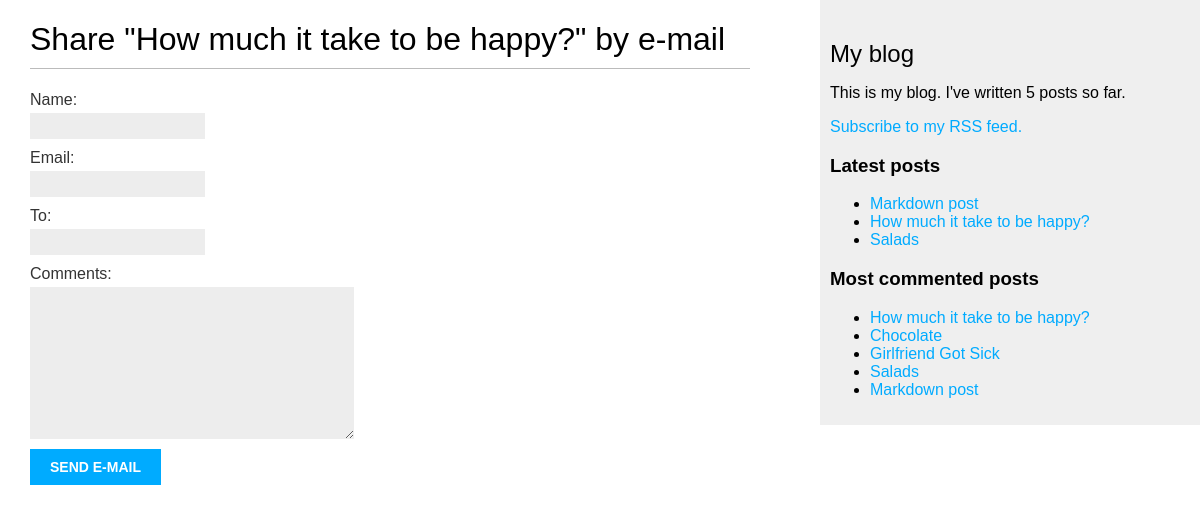
/blog_app/4/share/, run on the app's committed database.
### blog_app/models.py (models this page shows, shortened)
class Post(models.Model):
    class Status(models.TextChoices):
        DRAFT = ('DF', 'Draft')
        PUBLISHED = ('PB', 'Published')
    title = models.CharField(max_length=250)
    slug = models.SlugField(max_length=250, unique_for_date='publish')  # Слаг является уникальным для конкретной даты.
    author = models.ForeignKey(User, on_delete=models.CASCADE, related_name='blog_posts')
    body = models.TextField()
    publish = models.DateTimeField(default=timezone.now)
    created = models.DateTimeField(auto_now_add=True)
    updated = models.DateTimeField(auto_now=True)
    status = models.CharField(max_length=2, choices=Status.choices, default=Status.DRAFT)
    tags = TaggableManager()
    objects = models.Manager()
    published = PublishedManager()
    class Meta:
        ordering = ('-publish', )
        indexes = (
            models.Index(fields=['-publish']),
        )
    def get_absolute_url(self):
        return reverse('blog_app:post_detail',
                       args=[self.publish.year,
                             self.publish.month,
                             self.publish.day,
                             self.slug])

### blog_app/views.py (the view)
# urls.py: path('<int:post_id>/share/', views.post_share, name='post_share'),
def post_share(request, post_id):
    post = get_object_or_404(Post, id=post_id, status=Post.Status.PUBLISHED)
    sent = False
    if request.method == 'POST':
        form = EmailPostForm(request.POST)
        if form.is_valid():
            cd = form.cleaned_data
            post_url = request.build_absolute_uri(post.get_absolute_url())
            subject = f"{cd['name']} recommends you read {post.title}"
            message = f"Read {post.title} at {post_url}\n\n{cd['name']}'s comments: {cd['comments']}"
            send_mail(subject, message, 'dimaosipov00@gmail.com', [cd['to']])
            sent = True
    else:
        form = EmailPostForm()
    return render(request, 'blog_app/post/share.html', context={'post': post, 'form': form, 'sent': sent})

### blog_app/forms.py
class EmailPostForm(forms.Form):
    name = forms.CharField(max_length=25)
    email = forms.EmailField()
    to = forms.EmailField()
    comments = forms.CharField(widget=forms.Textarea, required=False)

### blog_app/models.py (called while the page is built)
    def get_queryset(self):
        return super().get_queryset().filter(status=Post.Status.PUBLISHED)

### blog_app/templatetags/blog_tags.py (called while the page is built)
@register.simple_tag
def total_posts():
    return Post.published.count()

@register.inclusion_tag('blog_app/post/latest_posts.html')
def show_latest_posts(count=5):
    latest_posts = Post.published.order_by('-publish')[:count]
    return {'latest_posts': latest_posts}

@register.simple_tag
def get_most_commented_posts(count=5):
    return Post.published.annotate(total_comments=Count('comments')).order_by('-total_comments')[:count]

### blog_app/templates/blog_app/post/share.html (shortened to what this page needs)
{% extends '../base.html' %}
{% block content %}
    {% if sent %}
        <h1>E-mail successfully sent</h1>
        <p>"{{ post.title }}" was successfully sent to {{ form.cleaned_data.to }}</p>
    {% else %}
        <h1>Share "{{ post.title }}" by e-mail</h1>
        <form method="post">
            {{ form.as_p }}
            <input type="submit" value="Send e-mail">
        </form>
    {% endif %}
{% endblock %}

### blog_app/templates/blog_app/base.html (shortened to what this page needs)
{% load blog_tags %}
{% load static %}
<!DOCTYPE html>
<html lang="en">
<head>
    <link href="{% static 'css/blog_app.css' %}" rel="stylesheet">
</head>
<body>
    <div id="content">
        {% block content %}
        {% endblock %}
    </div>
    <div id="sidebar">
        <h2>My blog</h2>
        <p>This is my blog. I've written {% total_posts %} posts so far.</p>
        <p><a href="{% url 'blog_app:post_feed' %}">Subscribe to my RSS feed.</a></p>
        <h3>Latest posts</h3>
        {% show_latest_posts 3 %}
        <h3>Most commented posts</h3>
        {% get_most_commented_posts as most_commented_posts %}
        <ul>
            {% for post in most_commented_posts %}
                <li><a href="{{ post.get_absolute_url }}">{{ post.title }}</a></li>
            {% endfor %}
        </ul>
    </div>
</body>
</html>

### blog_app/templates/blog_app/post/latest_posts.html
<ul>
    {% for post in latest_posts %}
        <li><a href="{{ post.get_absolute_url }}">{{ post.title }}</a></li>
    {% endfor %}
</ul>

### blog_app/static/css/blog_app.css (style rules this page uses)
body { margin:0; padding:0; font-family:helvetica, sans-serif; }
a { color:#00abff; text-decoration:none; }
h1 { font-weight:normal; border-bottom:1px solid #bbb; padding:0 0 10px 0; }
h2 { font-weight:normal; margin:30px 0 0; }
#content { float:left; width:60%; padding:0 0 0 30px; }
#sidebar { float:right; width:30%; padding:10px; background:#efefef; height:100%; }
label { float:left; clear:both; color:#333; margin-bottom:4px; }
input, textarea { clear:both; float:left; margin:0 0 10px; background:#ededed; border:0; padding:6px 10px; font-size:12px; }
input[type=submit] { font-weight:bold; background:#00abff; color:#fff; padding:10px 20px; font-size:14px; text-transform:uppercase; }

### data on the page
Post: title "How much it take to be happy?"
Post: title "Markdown post"
Post: title "Salads"
Post: title "Chocolate"
Post: title "Girlfriend Got Sick"
